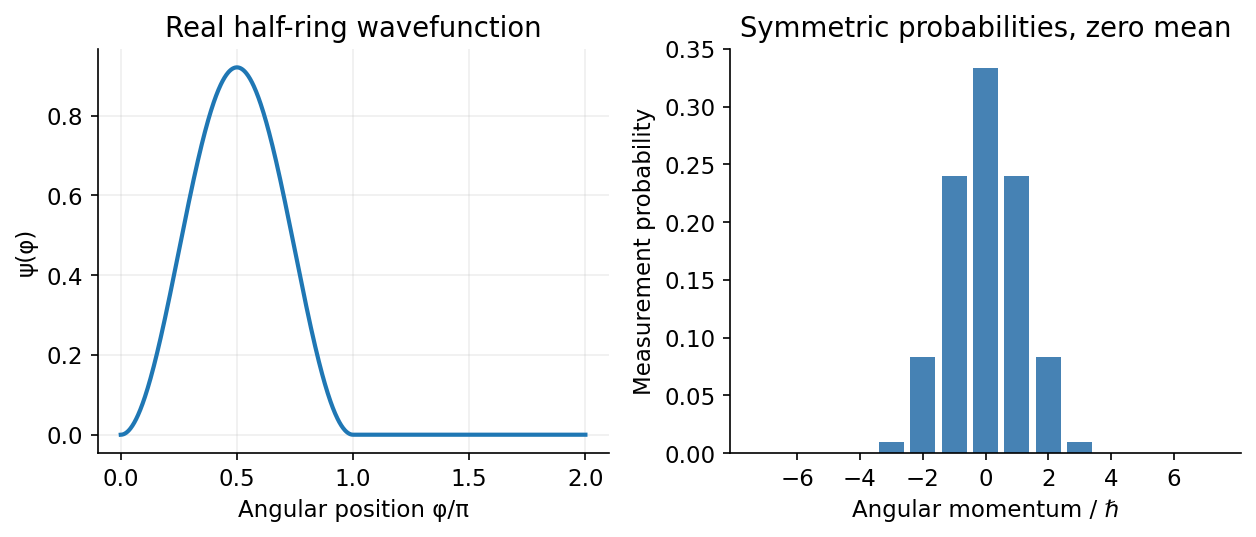

Here is the Python script that generated this plot:
"""Original solution diagram; Python 3.14.4, numpy 2.3.5, matplotlib 3.10.7.
Run from the mirrored _media directory; the output is a basename in cwd.
"""
from pathlib import Path
import numpy as np
import matplotlib
matplotlib.use('Agg')
import matplotlib.pyplot as plt
plt.rcParams.update({'font.size':11,'figure.facecolor':'white','axes.spines.top':False,'axes.spines.right':False})

p=np.linspace(0,2*np.pi,1000);psi=np.where(p<=np.pi,np.sqrt(8/(3*np.pi))*np.sin(p)**2,0);ms=np.arange(-7,8);P=np.zeros(len(ms))
for i,m in enumerate(ms):
 if m==0:P[i]=1/3
 elif abs(m)==2:P[i]=1/12
 elif m%2:P[i]=64/(3*np.pi**2*m*m*(m*m-4)**2)
fig,axs=plt.subplots(1,2,figsize=(8.5,3.7));axs[0].plot(p/np.pi,psi,lw=2);axs[0].set(xlabel='Angular position φ/π',ylabel='ψ(φ)',title='Real half-ring wavefunction');axs[0].grid(alpha=.2);axs[1].bar(ms,P,color='steelblue');axs[1].set(xlabel='Angular momentum / ℏ',ylabel='Measurement probability',title='Symmetric probabilities, zero mean');axs[1].set_xticks([-6,-4,-2,0,2,4,6]);fig.tight_layout()

fig.savefig(Path(__file__).with_suffix('.png').name,dpi=150,facecolor='white',bbox_inches='tight');plt.close(fig)
